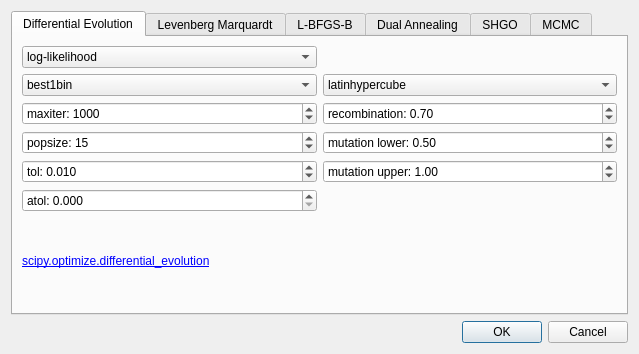
<?xml version="1.0" encoding="UTF-8"?>
<ui version="4.0">
 <class>OptPar</class>
 <widget class="QDialog" name="OptPar">
  <property name="windowModality">
   <enum>Qt::WindowModal</enum>
  </property>
  <property name="geometry">
   <rect>
    <x>0</x>
    <y>0</y>
    <width>639</width>
    <height>354</height>
   </rect>
  </property>
  <property name="windowTitle">
   <string>Optimisation parameters</string>
  </property>
  <layout class="QGridLayout" name="gridLayout_2">
   <item row="2" column="0">
    <widget class="QDialogButtonBox" name="buttonBox">
     <property name="orientation">
      <enum>Qt::Horizontal</enum>
     </property>
     <property name="standardButtons">
      <set>QDialogButtonBox::Cancel|QDialogButtonBox::Ok</set>
     </property>
    </widget>
   </item>
   <item row="0" column="0">
    <widget class="QTabWidget" name="tabWidget">
     <property name="currentIndex">
      <number>0</number>
     </property>
     <widget class="QWidget" name="tab">
      <attribute name="title">
       <string>Differential Evolution</string>
      </attribute>
      <layout class="QGridLayout" name="gridLayout">
       <item row="0" column="0">
        <widget class="QComboBox" name="de_target">
         <property name="toolTip">
          <string>maximise log-likelihood or log-posterior probability</string>
         </property>
         <property name="currentText">
          <string>log-likelihood</string>
         </property>
         <property name="currentIndex">
          <number>0</number>
         </property>
         <item>
          <property name="text">
           <string>log-likelihood</string>
          </property>
         </item>
         <item>
          <property name="text">
           <string>log-posterior</string>
          </property>
         </item>
        </widget>
       </item>
       <item row="1" column="0">
        <widget class="QComboBox" name="de_strategy">
         <property name="toolTip">
          <string>evolution strategy</string>
         </property>
         <property name="currentText">
          <string>best1bin</string>
         </property>
         <property name="currentIndex">
          <number>0</number>
         </property>
         <item>
          <property name="text">
           <string>best1bin</string>
          </property>
         </item>
         <item>
          <property name="text">
           <string>best1exp</string>
          </property>
         </item>
         <item>
          <property name="text">
           <string>rand1exp</string>
          </property>
         </item>
         <item>
          <property name="text">
           <string>randtobest1exp</string>
          </property>
         </item>
         <item>
          <property name="text">
           <string>currenttobest1exp</string>
          </property>
         </item>
         <item>
          <property name="text">
           <string>best2exp</string>
          </property>
         </item>
         <item>
          <property name="text">
           <string>rand2exp</string>
          </property>
         </item>
         <item>
          <property name="text">
           <string>randtobest1bin</string>
          </property>
         </item>
         <item>
          <property name="text">
           <string>currenttobest1bin</string>
          </property>
         </item>
         <item>
          <property name="text">
           <string>best2bin</string>
          </property>
         </item>
         <item>
          <property name="text">
           <string>rand2bin</string>
          </property>
         </item>
         <item>
          <property name="text">
           <string>rand1bin</string>
          </property>
         </item>
        </widget>
       </item>
       <item row="1" column="1">
        <widget class="QComboBox" name="de_initialisation">
         <property name="toolTip">
          <string>Initialisation method</string>
         </property>
         <property name="accessibleName">
          <string/>
         </property>
         <item>
          <property name="text">
           <string>latinhypercube</string>
          </property>
         </item>
         <item>
          <property name="text">
           <string>random</string>
          </property>
         </item>
        </widget>
       </item>
       <item row="2" column="0">
        <widget class="QSpinBox" name="de_maxiter">
         <property name="accelerated">
          <bool>true</bool>
         </property>
         <property name="prefix">
          <string>maxiter: </string>
         </property>
         <property name="minimum">
          <number>1</number>
         </property>
         <property name="maximum">
          <number>20000</number>
         </property>
         <property name="value">
          <number>1000</number>
         </property>
        </widget>
       </item>
       <item row="2" column="1">
        <widget class="QDoubleSpinBox" name="de_recombination">
         <property name="prefix">
          <string>recombination: </string>
         </property>
         <property name="minimum">
          <double>0.010000000000000</double>
         </property>
         <property name="maximum">
          <double>1.000000000000000</double>
         </property>
         <property name="singleStep">
          <double>0.010000000000000</double>
         </property>
         <property name="value">
          <double>0.700000000000000</double>
         </property>
        </widget>
       </item>
       <item row="3" column="0">
        <widget class="QSpinBox" name="de_popsize">
         <property name="prefix">
          <string>popsize: </string>
         </property>
         <property name="minimum">
          <number>1</number>
         </property>
         <property name="maximum">
          <number>100</number>
         </property>
         <property name="value">
          <number>15</number>
         </property>
        </widget>
       </item>
       <item row="3" column="1">
        <widget class="QDoubleSpinBox" name="de_mutation_lb">
         <property name="prefix">
          <string>mutation lower: </string>
         </property>
         <property name="minimum">
          <double>0.010000000000000</double>
         </property>
         <property name="maximum">
          <double>2.000000000000000</double>
         </property>
         <property name="singleStep">
          <double>0.010000000000000</double>
         </property>
         <property name="value">
          <double>0.500000000000000</double>
         </property>
        </widget>
       </item>
       <item row="4" column="0">
        <widget class="QDoubleSpinBox" name="de_tol">
         <property name="accelerated">
          <bool>true</bool>
         </property>
         <property name="prefix">
          <string>tol: </string>
         </property>
         <property name="suffix">
          <string/>
         </property>
         <property name="decimals">
          <number>3</number>
         </property>
         <property name="minimum">
          <double>0.001000000000000</double>
         </property>
         <property name="maximum">
          <double>1.000000000000000</double>
         </property>
         <property name="singleStep">
          <double>0.001000000000000</double>
         </property>
         <property name="value">
          <double>0.010000000000000</double>
         </property>
        </widget>
       </item>
       <item row="4" column="1">
        <widget class="QDoubleSpinBox" name="de_mutation_ub">
         <property name="prefix">
          <string>mutation upper: </string>
         </property>
         <property name="minimum">
          <double>0.010000000000000</double>
         </property>
         <property name="maximum">
          <double>2.000000000000000</double>
         </property>
         <property name="singleStep">
          <double>0.010000000000000</double>
         </property>
         <property name="value">
          <double>1.000000000000000</double>
         </property>
        </widget>
       </item>
       <item row="5" column="0">
        <widget class="QDoubleSpinBox" name="de_atol">
         <property name="accelerated">
          <bool>true</bool>
         </property>
         <property name="prefix">
          <string>atol: </string>
         </property>
         <property name="suffix">
          <string/>
         </property>
         <property name="decimals">
          <number>3</number>
         </property>
         <property name="minimum">
          <double>0.000000000000000</double>
         </property>
         <property name="maximum">
          <double>1.000000000000000</double>
         </property>
         <property name="singleStep">
          <double>0.001000000000000</double>
         </property>
         <property name="value">
          <double>0.000000000000000</double>
         </property>
        </widget>
       </item>
       <item row="6" column="0" colspan="2">
        <widget class="QLabel" name="label">
         <property name="text">
          <string>&lt;html&gt;&lt;head/&gt;&lt;body&gt;&lt;p&gt;&lt;a href=&quot;https://docs.scipy.org/doc/scipy/reference/generated/scipy.optimize.differential_evolution.html#scipy.optimize.differential_evolution&quot;&gt;&lt;span style=&quot; text-decoration: underline; color:#0000ff;&quot;&gt;scipy.optimize.differential_evolution&lt;/span&gt;&lt;/a&gt;&lt;/p&gt;&lt;/body&gt;&lt;/html&gt;</string>
         </property>
         <property name="textFormat">
          <enum>Qt::RichText</enum>
         </property>
         <property name="scaledContents">
          <bool>true</bool>
         </property>
         <property name="wordWrap">
          <bool>true</bool>
         </property>
         <property name="openExternalLinks">
          <bool>true</bool>
         </property>
         <property name="textInteractionFlags">
          <set>Qt::TextBrowserInteraction</set>
         </property>
        </widget>
       </item>
      </layout>
     </widget>
     <widget class="QWidget" name="tab_2">
      <attribute name="title">
       <string>Levenberg Marquardt</string>
      </attribute>
      <layout class="QGridLayout" name="gridLayout_6">
       <item row="0" column="0">
        <widget class="QLabel" name="label_1">
         <property name="text">
          <string>&lt;html&gt;&lt;head/&gt;&lt;body&gt;&lt;p&gt;&lt;a href=&quot;https://docs.scipy.org/doc/scipy/reference/generated/scipy.optimize.least_squares.html#scipy.optimize.least_squares&quot;&gt;&lt;span style=&quot; text-decoration: underline; color:#0000ff;&quot;&gt;scipy.optimize.least_squares&lt;/span&gt;&lt;/a&gt;&lt;/p&gt;&lt;/body&gt;&lt;/html&gt;</string>
         </property>
         <property name="textFormat">
          <enum>Qt::RichText</enum>
         </property>
         <property name="scaledContents">
          <bool>true</bool>
         </property>
         <property name="wordWrap">
          <bool>true</bool>
         </property>
         <property name="openExternalLinks">
          <bool>true</bool>
         </property>
         <property name="textInteractionFlags">
          <set>Qt::TextBrowserInteraction</set>
         </property>
        </widget>
       </item>
      </layout>
     </widget>
     <widget class="QWidget" name="tab_3">
      <attribute name="title">
       <string>L-BFGS-B</string>
      </attribute>
      <layout class="QGridLayout" name="gridLayout_3">
       <item row="0" column="0">
        <widget class="QComboBox" name="lbfgsb_target">
         <property name="toolTip">
          <string>maximise log-likelihood or log-posterior probability</string>
         </property>
         <property name="currentText">
          <string>log-likelihood</string>
         </property>
         <property name="currentIndex">
          <number>0</number>
         </property>
         <item>
          <property name="text">
           <string>log-likelihood</string>
          </property>
         </item>
         <item>
          <property name="text">
           <string>log-posterior</string>
          </property>
         </item>
        </widget>
       </item>
       <item row="1" column="0">
        <widget class="QSpinBox" name="lbfgsb_maxiter">
         <property name="accelerated">
          <bool>true</bool>
         </property>
         <property name="prefix">
          <string>maxiter: </string>
         </property>
         <property name="minimum">
          <number>1</number>
         </property>
         <property name="maximum">
          <number>40000</number>
         </property>
         <property name="value">
          <number>15000</number>
         </property>
        </widget>
       </item>
       <item row="2" column="0">
        <widget class="QLabel" name="label_2">
         <property name="text">
          <string>&lt;html&gt;&lt;head/&gt;&lt;body&gt;&lt;p&gt;&lt;a href=&quot;https://docs.scipy.org/doc/scipy/reference/optimize.minimize-lbfgsb.html#optimize-minimize-lbfgsb&quot;&gt;&lt;span style=&quot; text-decoration: underline; color:#0000ff;&quot;&gt;scipy.optimize.minimize-lbfgsb&lt;/span&gt;&lt;/a&gt;&lt;/p&gt;&lt;/body&gt;&lt;/html&gt;</string>
         </property>
         <property name="textFormat">
          <enum>Qt::RichText</enum>
         </property>
         <property name="scaledContents">
          <bool>true</bool>
         </property>
         <property name="wordWrap">
          <bool>true</bool>
         </property>
         <property name="openExternalLinks">
          <bool>true</bool>
         </property>
         <property name="textInteractionFlags">
          <set>Qt::TextBrowserInteraction</set>
         </property>
        </widget>
       </item>
      </layout>
     </widget>
     <widget class="QWidget" name="tab_4">
      <attribute name="title">
       <string>Dual Annealing</string>
      </attribute>
      <layout class="QGridLayout" name="gridLayout_4">
       <item row="1" column="0">
        <widget class="QSpinBox" name="da_maxiter">
         <property name="accelerated">
          <bool>true</bool>
         </property>
         <property name="prefix">
          <string>maxiter: </string>
         </property>
         <property name="minimum">
          <number>1</number>
         </property>
         <property name="maximum">
          <number>20000</number>
         </property>
         <property name="value">
          <number>1000</number>
         </property>
        </widget>
       </item>
       <item row="4" column="0">
        <widget class="QDoubleSpinBox" name="da_visit">
         <property name="accelerated">
          <bool>true</bool>
         </property>
         <property name="prefix">
          <string>visit:</string>
         </property>
         <property name="decimals">
          <number>2</number>
         </property>
         <property name="minimum">
          <double>0.000000000000000</double>
         </property>
         <property name="maximum">
          <double>3.000000000000000</double>
         </property>
         <property name="singleStep">
          <double>0.010000000000000</double>
         </property>
         <property name="value">
          <double>2.620000000000000</double>
         </property>
        </widget>
       </item>
       <item row="2" column="0">
        <widget class="QDoubleSpinBox" name="da_initial_temp">
         <property name="accelerated">
          <bool>true</bool>
         </property>
         <property name="prefix">
          <string>initial temp: </string>
         </property>
         <property name="minimum">
          <double>0.010000000000000</double>
         </property>
         <property name="maximum">
          <double>50000.000000000000000</double>
         </property>
         <property name="singleStep">
          <double>0.100000000000000</double>
         </property>
         <property name="value">
          <double>5230.000000000000000</double>
         </property>
        </widget>
       </item>
       <item row="3" column="0">
        <widget class="QDoubleSpinBox" name="da_restart_temp">
         <property name="accelerated">
          <bool>true</bool>
         </property>
         <property name="prefix">
          <string>restart temp ratio: </string>
         </property>
         <property name="decimals">
          <number>5</number>
         </property>
         <property name="minimum">
          <double>0.000000000000000</double>
         </property>
         <property name="maximum">
          <double>1.000000000000000</double>
         </property>
         <property name="singleStep">
          <double>0.000100000000000</double>
         </property>
         <property name="value">
          <double>0.000020000000000</double>
         </property>
        </widget>
       </item>
       <item row="5" column="0">
        <widget class="QDoubleSpinBox" name="da_accept">
         <property name="accelerated">
          <bool>true</bool>
         </property>
         <property name="prefix">
          <string>accept:</string>
         </property>
         <property name="decimals">
          <number>2</number>
         </property>
         <property name="minimum">
          <double>-100000.000000000000000</double>
         </property>
         <property name="maximum">
          <double>-5.000000000000000</double>
         </property>
         <property name="singleStep">
          <double>1.000000000000000</double>
         </property>
         <property name="value">
          <double>-5.000000000000000</double>
         </property>
        </widget>
       </item>
       <item row="6" column="0">
        <widget class="QCheckBox" name="da_no_local_search">
         <property name="text">
          <string>no local search</string>
         </property>
        </widget>
       </item>
       <item row="0" column="0">
        <widget class="QComboBox" name="da_target">
         <property name="toolTip">
          <string>maximise log-likelihood or log-posterior probability</string>
         </property>
         <property name="currentText">
          <string>log-likelihood</string>
         </property>
         <property name="currentIndex">
          <number>0</number>
         </property>
         <item>
          <property name="text">
           <string>log-likelihood</string>
          </property>
         </item>
         <item>
          <property name="text">
           <string>log-posterior</string>
          </property>
         </item>
        </widget>
       </item>
       <item row="7" column="0">
        <widget class="QLabel" name="label_3">
         <property name="text">
          <string>&lt;html&gt;&lt;head/&gt;&lt;body&gt;&lt;p&gt;&lt;a href=&quot;https://docs.scipy.org/doc/scipy/reference/generated/scipy.optimize.dual_annealing.html&quot;&gt;&lt;span style=&quot; text-decoration: underline; color:#0000ff;&quot;&gt;scipy.optimize.dual_annealing&lt;/span&gt;&lt;/a&gt;&lt;/p&gt;&lt;/body&gt;&lt;/html&gt;</string>
         </property>
         <property name="textFormat">
          <enum>Qt::RichText</enum>
         </property>
         <property name="scaledContents">
          <bool>true</bool>
         </property>
         <property name="wordWrap">
          <bool>true</bool>
         </property>
         <property name="openExternalLinks">
          <bool>true</bool>
         </property>
         <property name="textInteractionFlags">
          <set>Qt::TextBrowserInteraction</set>
         </property>
        </widget>
       </item>
      </layout>
     </widget>
     <widget class="QWidget" name="tab_5">
      <attribute name="title">
       <string>SHGO</string>
      </attribute>
      <layout class="QGridLayout" name="gridLayout_5">
       <item row="0" column="0">
        <widget class="QComboBox" name="shgo_target">
         <property name="toolTip">
          <string>maximise log-likelihood or log-posterior probability</string>
         </property>
         <property name="currentText">
          <string>log-likelihood</string>
         </property>
         <property name="currentIndex">
          <number>0</number>
         </property>
         <item>
          <property name="text">
           <string>log-likelihood</string>
          </property>
         </item>
         <item>
          <property name="text">
           <string>log-posterior</string>
          </property>
         </item>
        </widget>
       </item>
       <item row="1" column="0">
        <widget class="QLabel" name="label_4">
         <property name="text">
          <string>&lt;html&gt;&lt;head/&gt;&lt;body&gt;&lt;p&gt;&lt;a href=&quot;https://docs.scipy.org/doc/scipy/reference/generated/scipy.optimize.shgo.html#scipy.optimize.shgo&quot;&gt;&lt;span style=&quot; text-decoration: underline; color:#0000ff;&quot;&gt;scipy.optimize.shgo&lt;/span&gt;&lt;/a&gt;&lt;/p&gt;&lt;/body&gt;&lt;/html&gt;</string>
         </property>
         <property name="textFormat">
          <enum>Qt::RichText</enum>
         </property>
         <property name="scaledContents">
          <bool>true</bool>
         </property>
         <property name="wordWrap">
          <bool>true</bool>
         </property>
         <property name="openExternalLinks">
          <bool>true</bool>
         </property>
         <property name="textInteractionFlags">
          <set>Qt::TextBrowserInteraction</set>
         </property>
        </widget>
       </item>
      </layout>
     </widget>
     <widget class="QWidget" name="tab_6">
      <attribute name="title">
       <string>MCMC</string>
      </attribute>
      <layout class="QGridLayout" name="gridLayout_7">
       <item row="0" column="0">
        <widget class="QLabel" name="label_5">
         <property name="text">
          <string>&lt;html&gt;&lt;head/&gt;&lt;body&gt;&lt;p&gt;&lt;a href=&quot;https://emcee.readthedocs.io/en/stable/&quot;&gt;&lt;span style=&quot; text-decoration: underline; color:#0000ff;&quot;&gt;MCMC with emcee&lt;/span&gt;&lt;/a&gt;&lt;/p&gt;&lt;/body&gt;&lt;/html&gt;</string>
         </property>
         <property name="textFormat">
          <enum>Qt::RichText</enum>
         </property>
         <property name="scaledContents">
          <bool>true</bool>
         </property>
         <property name="wordWrap">
          <bool>true</bool>
         </property>
         <property name="openExternalLinks">
          <bool>true</bool>
         </property>
         <property name="textInteractionFlags">
          <set>Qt::TextBrowserInteraction</set>
         </property>
        </widget>
       </item>
       <item row="1" column="0">
        <widget class="QLabel" name="label_6">
         <property name="text">
          <string>&lt;html&gt;&lt;head/&gt;&lt;body&gt;&lt;p&gt;&lt;a href=&quot;https://arxiv.org/abs/1501.05823&quot;&gt;&lt;span style=&quot; text-decoration: underline; color:#0000ff;&quot;&gt;Parallel tempered MCMC with ptemcee&lt;/span&gt;&lt;/a&gt;&lt;/p&gt;&lt;/body&gt;&lt;/html&gt;</string>
         </property>
         <property name="textFormat">
          <enum>Qt::RichText</enum>
         </property>
         <property name="scaledContents">
          <bool>true</bool>
         </property>
         <property name="wordWrap">
          <bool>true</bool>
         </property>
         <property name="openExternalLinks">
          <bool>true</bool>
         </property>
         <property name="textInteractionFlags">
          <set>Qt::TextBrowserInteraction</set>
         </property>
        </widget>
       </item>
      </layout>
     </widget>
    </widget>
   </item>
  </layout>
 </widget>
 <tabstops>
  <tabstop>de_target</tabstop>
  <tabstop>de_strategy</tabstop>
  <tabstop>de_maxiter</tabstop>
  <tabstop>de_popsize</tabstop>
  <tabstop>de_tol</tabstop>
  <tabstop>de_atol</tabstop>
  <tabstop>de_initialisation</tabstop>
  <tabstop>de_recombination</tabstop>
  <tabstop>de_mutation_lb</tabstop>
  <tabstop>de_mutation_ub</tabstop>
 </tabstops>
 <resources/>
 <connections>
  <connection>
   <sender>buttonBox</sender>
   <signal>accepted()</signal>
   <receiver>OptPar</receiver>
   <slot>accept()</slot>
   <hints>
    <hint type="sourcelabel">
     <x>248</x>
     <y>254</y>
    </hint>
    <hint type="destinationlabel">
     <x>157</x>
     <y>274</y>
    </hint>
   </hints>
  </connection>
  <connection>
   <sender>buttonBox</sender>
   <signal>rejected()</signal>
   <receiver>OptPar</receiver>
   <slot>reject()</slot>
   <hints>
    <hint type="sourcelabel">
     <x>316</x>
     <y>260</y>
    </hint>
    <hint type="destinationlabel">
     <x>286</x>
     <y>274</y>
    </hint>
   </hints>
  </connection>
 </connections>
</ui>
